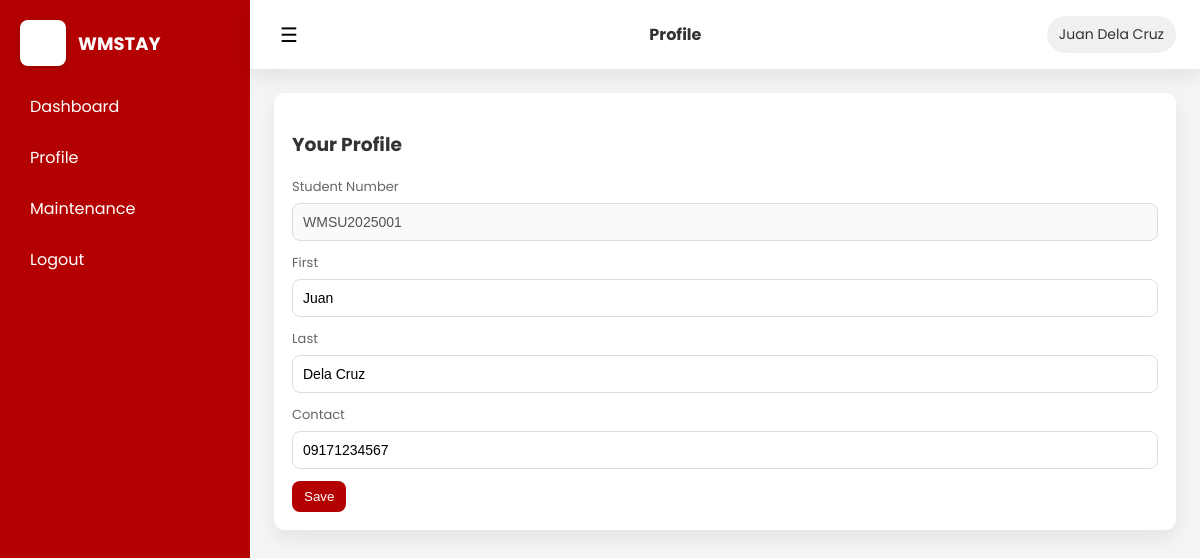
Screenshot of /student/profile.php (signed in) with the database file from the repository.
### tables this page shows
CREATE TABLE IF NOT EXISTS students (
  student_id INT AUTO_INCREMENT PRIMARY KEY,
  student_number VARCHAR(50) UNIQUE,
  password_hash VARCHAR(255) NOT NULL,
  first_name VARCHAR(100),
  last_name VARCHAR(100),
  email VARCHAR(255) UNIQUE,
  contact_no VARCHAR(50),
  course VARCHAR(100),
  year_level TINYINT,
  address TEXT,
  created_at TIMESTAMP DEFAULT CURRENT_TIMESTAMP
);

### student/profile.php (the view, shortened to what this page needs)
<?php
require_once '../includes/db_connect.php';
$studentId = $_SESSION['user']['id']; $stmt = $pdo->prepare("SELECT * FROM students WHERE student_id = ?"); $stmt->execute([$studentId]); $student = $stmt->fetch(PDO::FETCH_ASSOC);
include '../includes/header.php';
?>
<div class="card"><h3>Your Profile</h3><form method="post" class="form"><div class="form-group"><label>Student Number</label><input value="<?= htmlspecialchars($student['student_number']) ?>" disabled></div><div class="form-group"><label>First</label><input name="first_name" value="<?= htmlspecialchars($student['first_name']) ?>"></div><div class="form-group"><label>Last</label><input name="last_name" value="<?= htmlspecialchars($student['last_name']) ?>"></div><div class="form-group"><label>Contact</label><input name="contact_no" value="<?= htmlspecialchars($student['contact_no']) ?>"></div><div class="form-actions"><button class="btn primary">Save</button></div></form></div>
<?php echo '</section></main></div></body></html>'; ?>

### assets/css/style.css (style rules this page uses)
:root { --primary:#b30000; --accent:#e60000; --white:#ffffff; --muted:#f5f5f5; --text:#333333; --card-shadow: 0 8px 20px rgba(0,0,0,0.08); --radius:10px; font-family: 'Poppins', Arial, sans-serif; }
* { box-sizing:border-box }
body { margin:0;background:var(--muted);color:var(--text);-webkit-font-smoothing:antialiased }
.card { background:var(--white);padding:18px;border-radius:var(--radius);box-shadow:var(--card-shadow);margin-bottom:16px }
.form-group { margin-bottom:12px;display:flex;flex-direction:column }
.form-group label { font-size:13px;color:#666;margin-bottom:6px }
.form-group input, .form-group select, .form-group textarea { padding:10px;border:1px solid #ddd;border-radius:8px;font-size:14px }
.form-actions { display:flex;gap:8px;align-items:center;margin-top:12px }
.btn { padding:8px 12px;border-radius:8px;border:0;cursor:pointer }
.btn.primary { background:var(--primary);color:#fff }

### rows the page displays
students: student_number "WMSU2025001", first_name "Juan", last_name "Dela Cruz", contact_no "09171234567"

### other values shown
$title "Profile"
$_SESSION['user']['name'] "Juan Dela Cruz"
